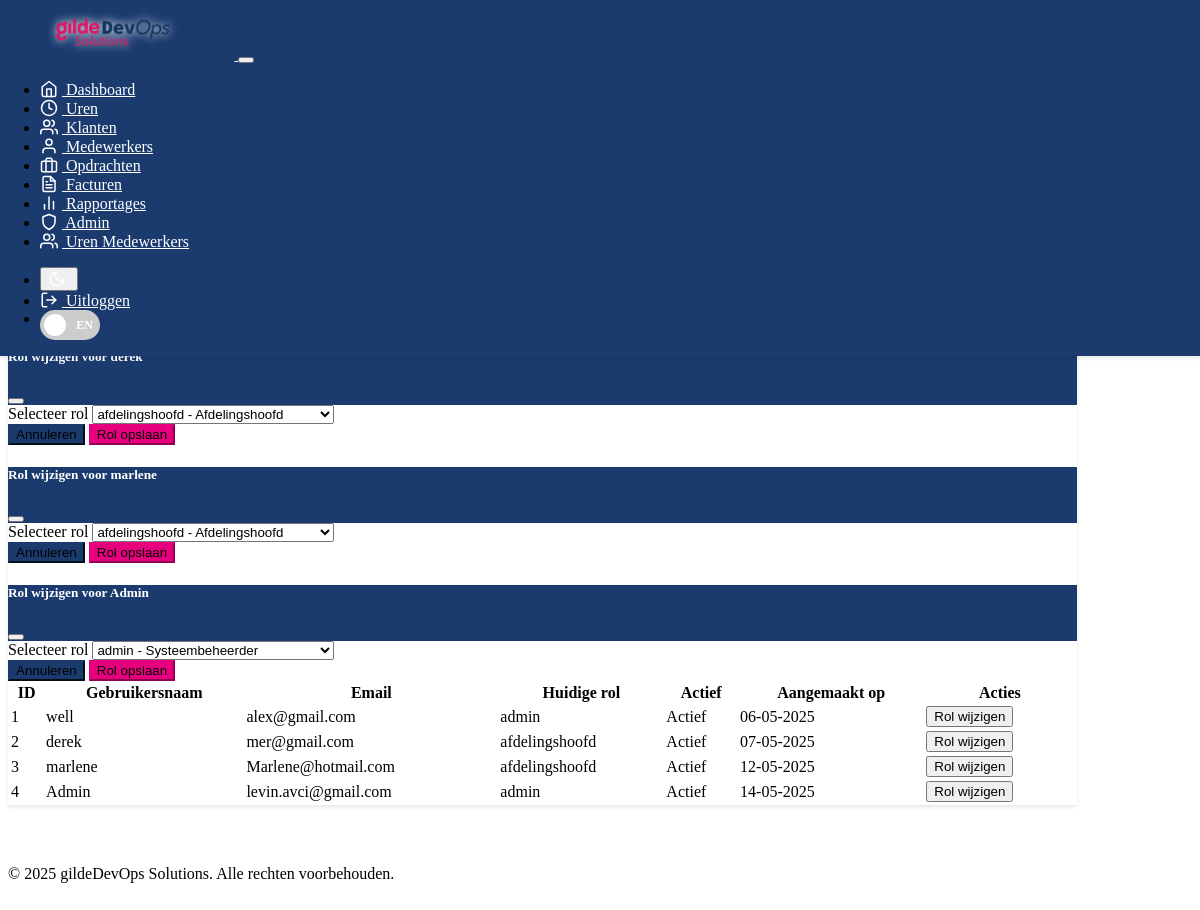
Before: /admin/users (signed in) with the older database file.
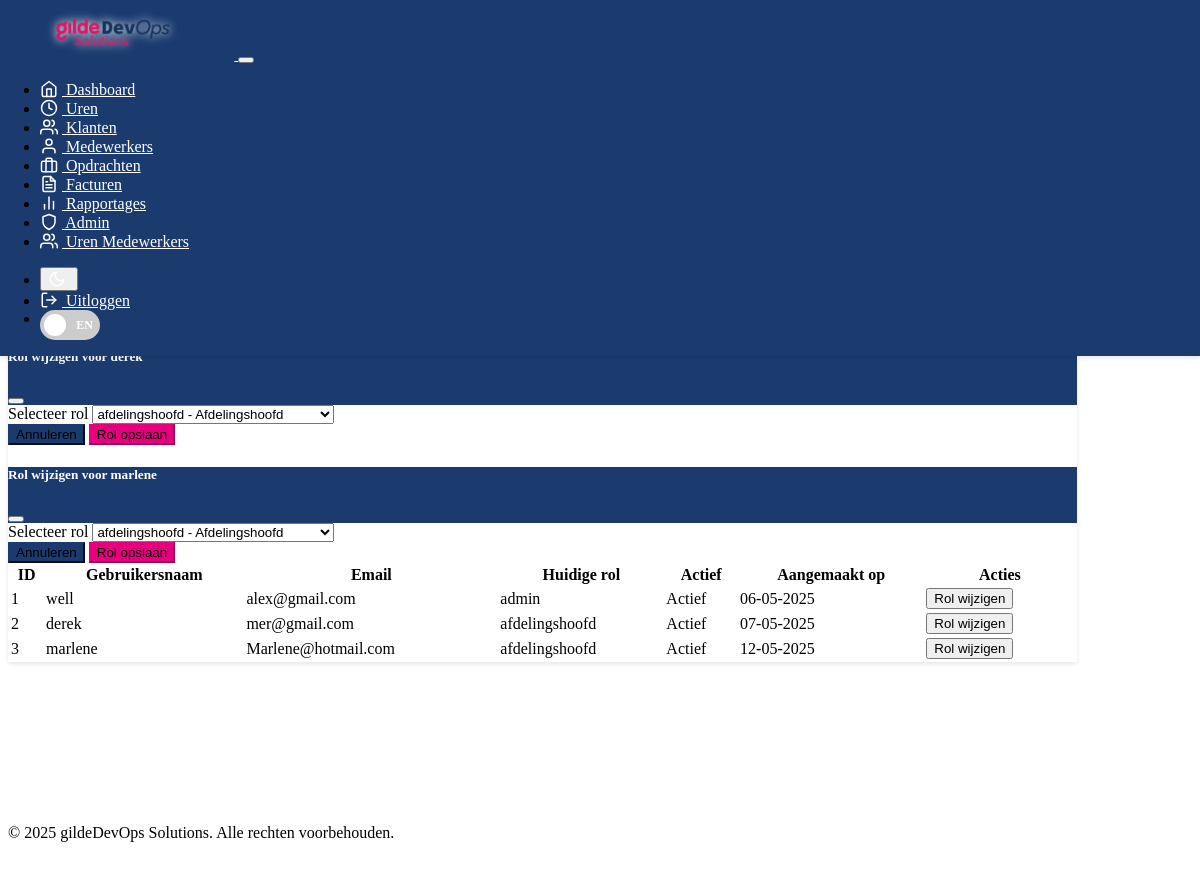
After: the same page with the newer database file.
### models.py (models this page shows, shortened)
class User(UserMixin, db.Model):
    __tablename__ = 'user'
    id = db.Column(db.Integer, primary_key=True)
    username = db.Column(db.String(64), unique=True, nullable=False)
    email = db.Column(db.String(120), unique=True, nullable=False)
    password_hash = db.Column(db.String(256))
    role_id = db.Column(db.Integer, db.ForeignKey('role.id'), nullable=False, default=1)  # Default to basic employee role
    is_active = db.Column(db.Boolean, default=True)
    created_at = db.Column(db.DateTime, default=datetime.utcnow)
    medewerker_id = db.Column(db.Integer, db.ForeignKey('medewerker.id'), nullable=True)  # Link to employee record if exists
    time_entries = db.relationship('TimeEntry', backref='user', lazy=True, cascade='all, delete-orphan')
    check_ins = db.relationship('CheckIn', backref='user', lazy=True, cascade='all, delete-orphan')
    facturen = db.relationship('Factuur', backref='creator', lazy=True)
    __table_args__ = (
        Index('idx_user_email', 'email'),
        Index('idx_user_username', 'username'),
        Index('idx_user_role', 'role_id'),
    )
    def has_role(self, role_name):
        if self.role:
            return self.role.name == role_name
        return False

class Role(db.Model):
    __tablename__ = 'role'
    id = db.Column(db.Integer, primary_key=True)
    name = db.Column(db.String(30), unique=True, nullable=False)
    description = db.Column(db.String(200))
    users = db.relationship('User', backref='role', lazy=True)

### routes.py (the view)
@app.route('/admin/users')
@login_required
@admin_required
def admin_users():
    users = User.query.all()
    roles = Role.query.all()
    return render_template('admin/users.html', users=users, roles=roles)

### app.py (called while the page is built)
    @app.context_processor
    def inject_role_enum():
        return {'RoleEnum': RoleEnum}

### auth_helpers.py (called while the page is built)
def role_required(*roles):
    def decorator(f):
        @wraps(f)
        def decorated_function(*args, **kwargs):
            if not current_user.is_authenticated:
                flash('Je moet ingelogd zijn om deze pagina te bekijken.', 'warning')
                return redirect(url_for('login'))
            if not current_user.role or current_user.role.name not in roles:
                flash('Je hebt geen toegang tot deze pagina.', 'danger')
                return redirect(url_for('dashboard'))
            return f(*args, **kwargs)
        return decorated_function
    return decorator

### routes.py (called while the page is built)
@login_manager.user_loader
def load_user(user_id):
    return User.query.get(int(user_id))

### templates/admin/users.html (shortened to what the changed rows need)
{% extends "base.html" %}
{% block content %}
<div class="container">
    <div class="row">
        <div class="col-md-12">
            <div class="card">
                <div class="card-body">
                    <div class="table-responsive">
                        <table class="table table-striped">
                            <thead>
                                <tr>
                                    <th><span data-translate="ID">ID</span></th>
                                    <th><span data-translate="Gebruikersnaam">Gebruikersnaam</span></th>
                                    <th><span data-translate="Email">Email</span></th>
                                    <th><span data-translate="Huidige rol">Huidige rol</span></th>
                                    <th><span data-translate="Actief">Actief</span></th>
                                    <th><span data-translate="Aangemaakt op">Aangemaakt op</span></th>
                                    <th><span data-translate="Acties">Acties</span></th>
                                </tr>
                            </thead>
                            <tbody>
                                {% for user in users %}
                                <tr>
                                    <td>{{ user.id }}</td>
                                    <td>{{ user.username }}</td>
                                    <td>{{ user.email }}</td>
                                    <td>
                                        <span class="badge {% if user.role.name == 'admin' %}bg-danger{% elif user.role.name == 'afdelingshoofd' %}bg-warning{% elif user.role.name == 'verkoop' %}bg-info{% else %}bg-secondary{% endif %}">
                                            {{ user.role.name }}
                                        </span>
                                    </td>
                                    <td>
                                        <span class="badge {% if user.is_active %}bg-success{% else %}bg-danger{% endif %}">
                                            {% if user.is_active %}
                                            <span data-translate="Actief">Actief</span>
                                            {% else %}
                                            <span data-translate="Inactief">Inactief</span>
                                            {% endif %}
                                        </span>
                                    </td>
                                    <td>{{ user.created_at.strftime('%d-%m-%Y') }}</td>
                                    <td>
                                        <button class="btn btn-sm btn-outline-primary" data-bs-toggle="modal" data-bs-target="#changeRoleModal{{ user.id }}">
                                        </button>
                                    </td>
                                </tr>
                                <div class="modal fade" id="changeRoleModal{{ user.id }}" tabindex="-1" aria-labelledby="changeRoleModalLabel{{ user.id }}" aria-hidden="true">
                                    <div class="modal-dialog">
                                        <div class="modal-content">
                                            <div class="modal-header">
                                                <h5 class="modal-title" id="changeRoleModalLabel{{ user.id }}">
                                                    <span data-translate="Rol wijzigen voor">Rol wijzigen voor</span> {{ user.username }}
                                                </h5>
                                                <button type="button" class="btn-close" data-bs-dismiss="modal" aria-label="Close"></button>
                                            </div>
                                            <form action="{{ url_for('admin_set_user_role', user_id=user.id) }}" method="POST">
                                                <div class="modal-body">
                                                    <div class="mb-3">
                                                        <label for="role_id{{ user.id }}" class="form-label" data-translate="Selecteer rol">Selecteer rol</label>
                                                        <select class="form-select" id="role_id{{ user.id }}" name="role_id" required>
                                                            {% for role in roles %}
                                                            <option value="{{ role.id }}" {% if user.role_id == role.id %}selected{% endif %}>
                                                                {{ role.name }} - {{ role.description }}
                                                            </option>
                                                            {% endfor %}
                                                        </select>
                                                    </div>
                                                    {% if user.id == current_user.id and user.has_role(RoleEnum.ADMIN) %}
                                                    <div class="alert alert-warning">
                                                        <span data-translate="Waarschuwing: Je kunt je eigen admin rol niet downgraden">Waarschuwing: Je kunt je eigen admin rol niet downgraden</span>
                                                    </div>
                                                    {% endif %}
                                                </div>
                                                <div class="modal-footer">
                                                    <button type="button" class="btn btn-secondary" data-bs-dismiss="modal" data-translate="Annuleren">Annuleren</button>
                                                    <button type="submit" class="btn btn-primary" data-translate="Rol opslaan">Rol opslaan</button>
                                                </div>
                                            </form>
                                        </div>
                                    </div>
                                </div>
                                {% endfor %}
                            </tbody>
                        </table>
                    </div>
                </div>
            </div>
        </div>
    </div>
</div>
{% endblock %}

Changed rows visible on the page:
removed User: id "4", username "Admin", email "levin.avci@gmail.com", role.name "admin", is_active "Actief", created_at "14-05-2025", role_id "admin - Systeembeheerder"
